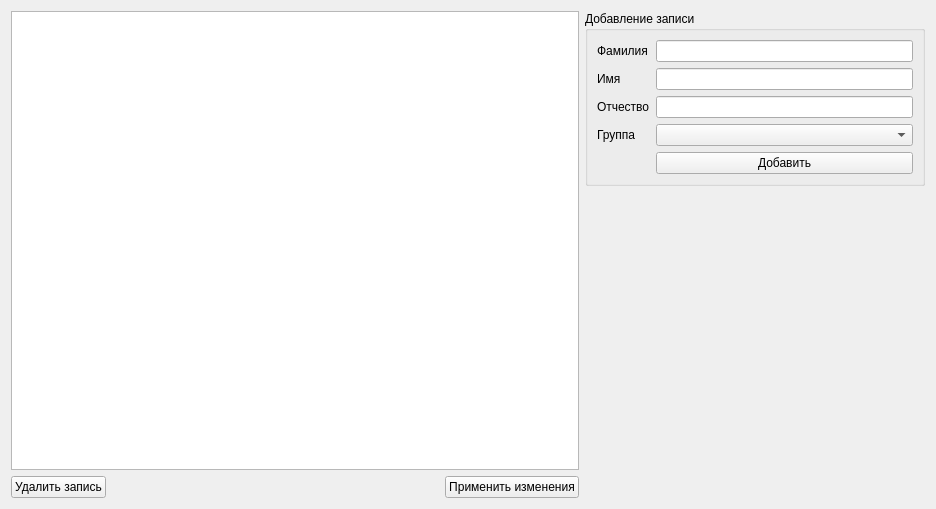
<?xml version="1.0" encoding="UTF-8"?>
<ui version="4.0">
 <class>StudentEditWidget</class>
 <widget class="QWidget" name="StudentEditWidget">
  <property name="geometry">
   <rect>
    <x>0</x>
    <y>0</y>
    <width>936</width>
    <height>509</height>
   </rect>
  </property>
  <property name="windowTitle">
   <string>Form</string>
  </property>
  <layout class="QHBoxLayout" name="horizontalLayout_2" stretch="5,3">
   <item>
    <layout class="QVBoxLayout" name="verticalLayout_2">
     <item>
      <widget class="QTableView" name="tableView"/>
     </item>
     <item>
      <layout class="QHBoxLayout" name="horizontalLayout">
       <item>
        <widget class="QPushButton" name="removePushButton">
         <property name="text">
          <string>Удалить запись</string>
         </property>
        </widget>
       </item>
       <item>
        <spacer name="horizontalSpacer">
         <property name="orientation">
          <enum>Qt::Horizontal</enum>
         </property>
         <property name="sizeHint" stdset="0">
          <size>
           <width>40</width>
           <height>20</height>
          </size>
         </property>
        </spacer>
       </item>
       <item>
        <widget class="QPushButton" name="applyPushButton">
         <property name="text">
          <string>Применить изменения</string>
         </property>
        </widget>
       </item>
      </layout>
     </item>
    </layout>
   </item>
   <item>
    <layout class="QVBoxLayout" name="verticalLayout" stretch="1,3">
     <item>
      <widget class="QGroupBox" name="groupBox">
       <property name="title">
        <string>Добавление записи</string>
       </property>
       <layout class="QFormLayout" name="formLayout">
        <item row="0" column="0">
         <widget class="QLabel" name="surnameLabel">
          <property name="text">
           <string>Фамилия</string>
          </property>
         </widget>
        </item>
        <item row="0" column="1">
         <widget class="QLineEdit" name="surnameLineEdit"/>
        </item>
        <item row="1" column="0">
         <widget class="QLabel" name="nameLabel">
          <property name="text">
           <string>Имя</string>
          </property>
         </widget>
        </item>
        <item row="1" column="1">
         <widget class="QLineEdit" name="nameLineEdit"/>
        </item>
        <item row="2" column="0">
         <widget class="QLabel" name="secondNameLabel">
          <property name="text">
           <string>Отчество</string>
          </property>
         </widget>
        </item>
        <item row="3" column="0">
         <widget class="QLabel" name="groupLabel">
          <property name="text">
           <string>Группа</string>
          </property>
         </widget>
        </item>
        <item row="4" column="1">
         <widget class="QPushButton" name="addPushButton">
          <property name="text">
           <string>Добавить</string>
          </property>
         </widget>
        </item>
        <item row="2" column="1">
         <widget class="QLineEdit" name="secondNameLineEdit"/>
        </item>
        <item row="3" column="1">
         <widget class="QComboBox" name="groupComboBox"/>
        </item>
       </layout>
      </widget>
     </item>
     <item>
      <spacer name="verticalSpacer">
       <property name="orientation">
        <enum>Qt::Vertical</enum>
       </property>
       <property name="sizeHint" stdset="0">
        <size>
         <width>20</width>
         <height>40</height>
        </size>
       </property>
      </spacer>
     </item>
    </layout>
   </item>
  </layout>
 </widget>
 <resources/>
 <connections/>
</ui>
